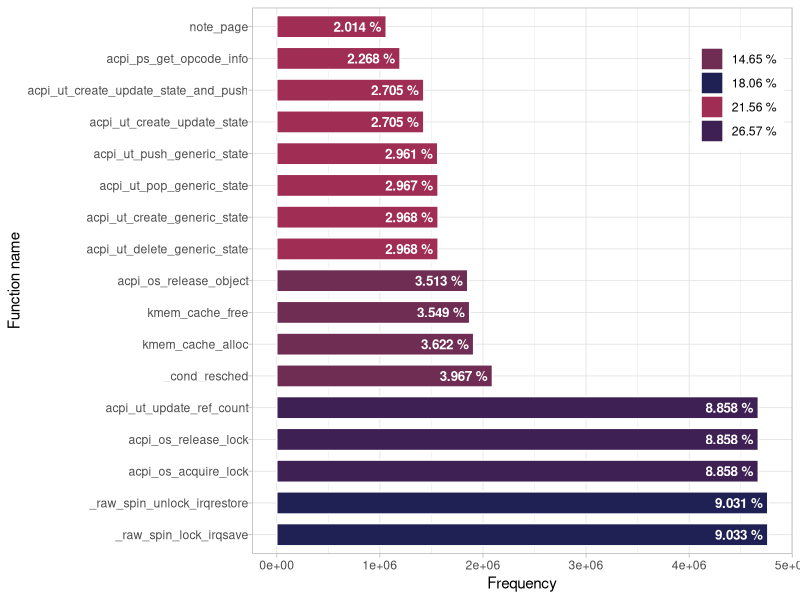

This figure's R source:
#!/usr/bin/env Rscript
library(ggplot2)
library(plyr)
library(scales)
library(ggrepel)
# function_name,exit_time,duration,depth,process
data_freq <- read.table("./bootup-trace/rscript/bootup-func-frequencies.csv", header=T, sep=",")
# data <- read.table("./bootup-trace/dynamic-analysis.csv", header=T, sep=',')
# data_freq <- count(data, c("function_name"))
total <- sum(data_freq$freq)
data_freq$percentage <- round((data_freq$freq/total) * 100, 3)

# write.csv(data_freq, file="./bootup-trace/rscript/bootup-func-frequencies-after-optim-1.csv", row.names = FALSE)

data_freq = subset(data_freq, percentage > 1)
# colors <- c("#0f2054", "#5f2054", "#ff0d54", "#ff8d54")
colors <- c('18.06 %'="#1f2054", '26.57 %'="#3f2054", '21.56 %'="#9f2d54", '14.65 %'="#6f2d54", '14.65 %'="#1f2054",'1.47 %'= "#ff0d54")

data_freq$color[data_freq$percentage >= 9 ] <- sum(subset(data_freq, percentage >= 9 )$percentage)
data_freq$color[data_freq$percentage >= 8 & data_freq$percentage < 9 ] <- sum(subset(data_freq, percentage >= 8 & percentage < 9 )$percentage)
data_freq$color[data_freq$percentage >= 3 & data_freq$percentage < 8 ] <- sum(subset(data_freq, percentage >= 3 & percentage < 8 )$percentage)
data_freq$color[data_freq$percentage >= 2 & data_freq$percentage < 3 ] <- sum(subset(data_freq, percentage >= 2 & percentage < 3 )$percentage)
data_freq$color[data_freq$percentage < 2 ] <- sum(subset(data_freq, percentage < 2 )$percentage)

data_freq$color <- paste(as.character(round(data_freq$color, 2)), '%')

plot <- ggplot(data_freq, aes(reorder(function_name, -freq), fill=color)) +
  geom_bar(aes(weight = freq),  width= 0.7, colour="white") +
  coord_flip() +
  # geom_label_repel(aes(y=freq, label=paste(data_freq$percentage, "%")),
  #                  size = 3, segment.size = 0.3, colour="black", fill="white",
  #                  min.segment.length = unit(0, "lines"), nudge_x = 0
  # ) +
  geom_text(aes(y=freq, label=paste(percentage,'%') ), colour='white',  fontface = "bold", size = 3.4,
            position=position_dodge(width=0.9), hjust=1.1) +
  scale_fill_manual(values = colors) +
  labs(x ="Function name", y ="Frequency") +
  theme_light() +
  theme(
    legend.position = c(0.90,0.84),
    legend.title=element_blank(),
    # axis.text.x = element_blank(),
    # axis.text.x = element_text(angle = 50, hjust = 1, vjust=1, size = 10),
    axis.text.y = element_text(margin = margin(t=2,b=1))
  )
plot(plot)